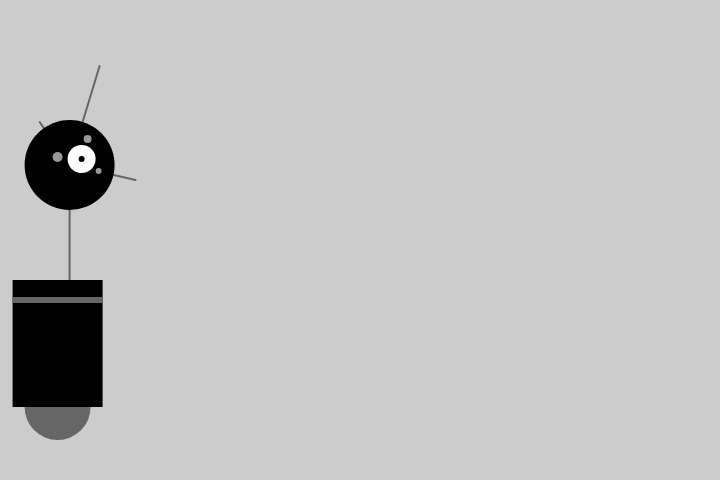
Frame 1 (no input)
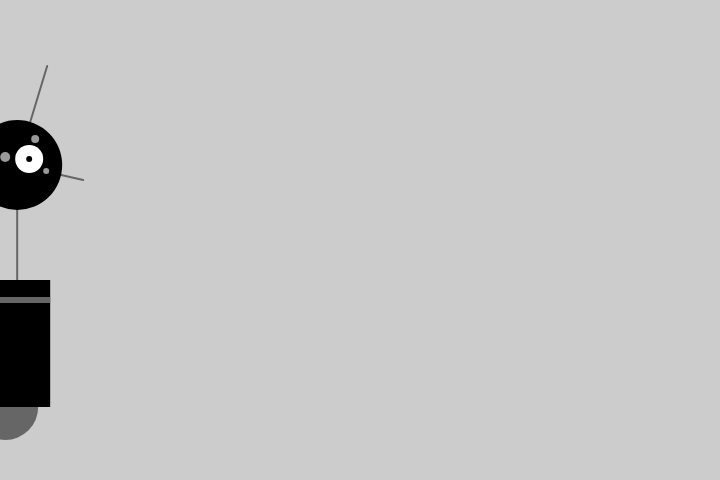
Frame 60 (no input)
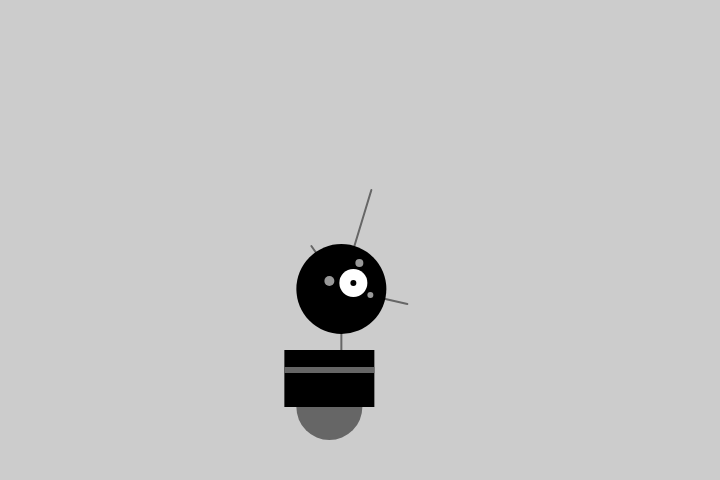
Frame 120 (the mouse pressed at the canvas centre since frame 60)

The p5.js sketch that drew these frames (run headless with seeded random() and noise() and a simulated clock; from frame 60 on, the mouse is pressed at the canvas centre):

// p5.js sketch
// ── sketch.js
//  Defined Variables
var x = 60;
var y = 440;
var bodyHeight = 160;
var neckHeight = 70;
var radius = 45;
var easing = 0.04;



function setup() {
    createCanvas(720, 480);
    strokeWeight(2);
    ellipseMode(RADIUS);
}

function draw() {

    var targetX = mouseX;
    x += (targetX - x) * easing;

    if (mouseIsPressed) {
        neckHeight = 16;
        bodyHeight = 90;
    } else {
        neckHeight = 70;
        bodyHeight = 160;
    }

    var neckY = y - bodyHeight - neckHeight - radius;
    //  Establish Background color:
    background(204);


    // Neck:
    stroke(102);  // Set Stroke to Gray
    line(x + 12, y - bodyHeight, x + 12, neckY); // Middle

    // Antennae:
    line(x + 12, neckY, x - 18, neckY - 43); // Small
    line(x + 12, neckY, x + 42, neckY - 99); // Tall
    line(x + 12, neckY, x + 78, neckY + 15); // Medium

    //  Body:
    noStroke();   // Disable stroke
    fill(102); // Set fill to gray
    ellipse(x, y - 33, 33, 33); // Antigravity orb
    fill(0); // Set fill to gray
    rect(x - 45, y - bodyHeight, 90, bodyHeight - 33); // main body
    fill(102);
    rect(x - 45, y - bodyHeight + 17, 90, 6); // Gray Stripe

    //  Head:
    fill(0);    // set fill to black
    ellipse(x + 12, neckY, radius, radius);  // head
    fill(255);   // set fill to white
    ellipse(x + 24, neckY - 6, 14, 14); // large eye
    fill(0); // fill to black for pupil
    ellipse(x + 24, neckY - 6, 3, 3); // pupil
    fill(153);
    ellipse(x, neckY - 8, 5, 5); //small eye 1
    ellipse(x + 30, neckY - 26, 4, 4); //small eye 2
    ellipse(x + 41, neckY + 6, 3, 3); //small eye 3
}
